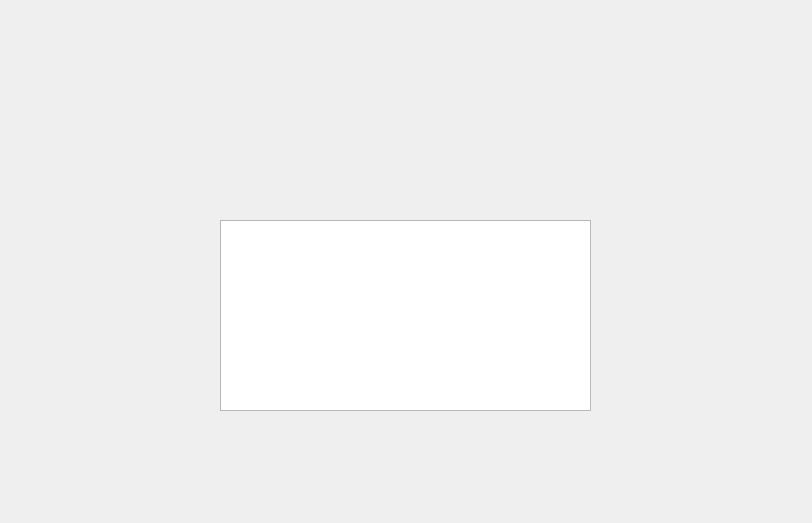
<?xml version="1.0" encoding="UTF-8"?>
<ui version="4.0">
 <class>tela_gerente</class>
 <widget class="QWidget" name="tela_gerente">
  <property name="geometry">
   <rect>
    <x>0</x>
    <y>0</y>
    <width>812</width>
    <height>523</height>
   </rect>
  </property>
  <property name="windowTitle">
   <string>Form</string>
  </property>
  <widget class="QTextEdit" name="textEdit">
   <property name="geometry">
    <rect>
     <x>220</x>
     <y>220</y>
     <width>371</width>
     <height>191</height>
    </rect>
   </property>
  </widget>
 </widget>
 <resources/>
 <connections/>
</ui>
